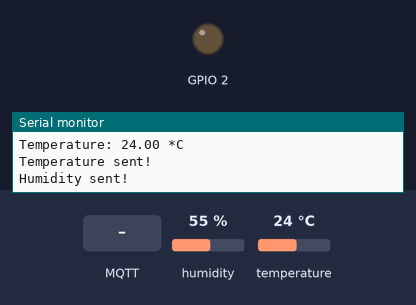
This sketch was run on a simulated ESP32. Parts: output pins drawn as LEDs (lit = HIGH), the last lines printed to the serial monitor. Inputs (shaded band) come from the test bench; at power-on: humidity 55 %, temperature 24 °C. WiFi joins after 1.5 s; servers stay silent unless stated; random numbers use the default seed unless the sketch sets one; no MQTT or app messages arrive unless stated.

Above: at 2.7 s.
2.8 s: MQTT message "0" arrives on the first subscribed topic
At 4.0 s:
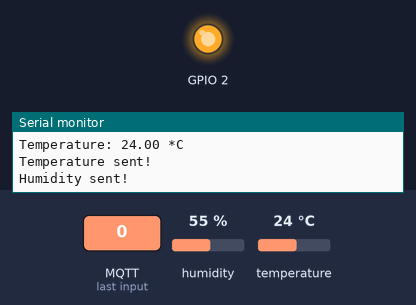
4.5 s: MQTT message "1" arrives on the first subscribed topic
At 5.4 s:
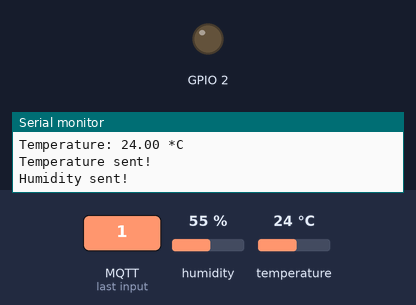
6.0 s: MQTT message "2" arrives on the first subscribed topic
At 6.7 s:
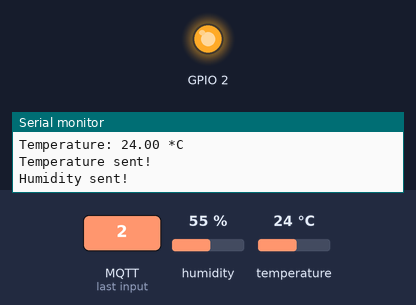
Timing chart, 0 to 9.0 s (numbered marks = the images above; inputs shaded):
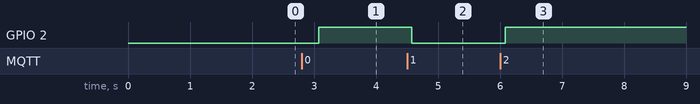

The sketch:

Lab6_MQTT_with_DHT_ESP2.ino
```cpp
//ok
#include "DHT.h"
#include <WiFi.h>
#include <PubSubClient.h>
#include <WiFiClientSecure.h>

// DHT22 Declaration

#define DHTPIN 4
#define DHTTYPE DHT22
DHT dht(DHTPIN, DHTTYPE);

// Motor Pin Declaration
//#define MotorPin 2

//---- WiFi settings
const char* ssid = "Shiru";
const char* password = "12345678";


//---- MQTT Broker settings
const char* mqtt_server = "192.168.137.247"; // replace with your broker url

const int mqtt_port =1883;


WiFiClient espClient;
PubSubClient client(espClient);
unsigned long lastMsg = 0;

#define MSG_BUFFER_SIZE  (50)
char msg[MSG_BUFFER_SIZE];


//Mosquitto Publishing channels
const char* sensor1_topic= "ESPtwo/1"; // publishing temperature
const char*  sensor2_topic="ESPtwo/2"; // publishing humidity

//Mosquitto Subscription channels

const char* command1_topic="ESPtwo/#";  // subscribing


//==========================================
void setup_wifi() {
  delay(10);
  Serial.print("\nConnecting to ");
  Serial.println(ssid);

  WiFi.mode(WIFI_STA);
  WiFi.begin(ssid, password);
  Serial.println("");

  while (WiFi.status() != WL_CONNECTED) {
    delay(500);
    Serial.print(".");
  }
  //=======
  Serial.println("");
  Serial.print("Connected to ");
  Serial.println(ssid);
  Serial.print("IP address: ");
  Serial.println(WiFi.localIP());
  //=======
  randomSeed(micros());
  Serial.println("\nWiFi connected\nIP address: ");
  Serial.println(WiFi.localIP());
}


//=====================================
void reconnect() {
  // Loop until we're reconnected
  while (!client.connected()) {
    Serial.print("Attempting MQTT connection...");
    String clientId = "ESP32Client-";   // Create a random client ID
    clientId += String(random(0xffff), HEX);  //you could make this static
    // Attempt to connect
    if (client.connect(clientId.c_str())){//, mqtt_username, mqtt_password)) {
      Serial.println("connected");

      client.subscribe(command1_topic);   // subscribe the topics here
    //  client.subscribe(command2_topic);   // subscribe the topics here
    } else {
      Serial.print("failed, rc=");
      Serial.print(client.state());
      Serial.println(" try again in 5 seconds");   // Wait 5 seconds before retrying
      delay(1500);
    }
  }
}

//================================================
void setup() {
  Serial.begin(115200);
  dht.begin();
  //while (!Serial) delay(1);
  Serial.println("Setting up");
  setup_wifi();
  pinMode(BUILTIN_LED, OUTPUT);     // Initialize the BUILTIN_LED pin as an output

//  #ifdef ESP8266
//    espClient.setInsecure();
//  #else   // for the ESP32
//    espClient.setCACert(root_ca);      // enable this line and the the "certificate" code for secure connection
//  #endif

  client.setServer(mqtt_server, 1883 );//mqtt_port
  client.setCallback(callback);
}


//================================================
void loop() {

  if (!client.connected()) reconnect();
  client.loop();

  // Reading Temperature and Humidity Values

  float h = dht.readHumidity();
  float t = dht.readTemperature();

  Serial.print("Humidity: ");
  Serial.print(h);
  Serial.println(" %");
  Serial.print("Temperature: ");
  Serial.print(t);
  Serial.println(" *C");


  // MQTT can only transmit strings
  String hs="Hum: "+String((float)h)+" % ";
  String ts="Temp: "+String((float)t)+" C ";

  // PUBLISH to the MQTT Broker (topic = Temperature, defined at the beginning)
  if (client.publish(sensor1_topic, String(t).c_str())) {
    Serial.println("Temperature sent!");
  }
  // Again, client.publish will return a boolean value depending on whether it succeded or not.
  // If the message failed to send, we will try again, as the connection may have broken.
  else {
    Serial.println("Temperature failed to send. Reconnecting to MQTT Broker and trying again");
    //client.connect(clientID, mqtt_username, mqtt_password);
    delay(10); // This delay ensures that client.publish doesn't clash with the client.connect call
    publishMessage(sensor1_topic, String(t),true);
  }

  // PUBLISH to the MQTT Broker (topic = sensor2_topic=Humidity, defined at the beginning)
  if (client.publish(sensor2_topic, String(h).c_str())) {
    Serial.println("Humidity sent!");
  }
  // Again, client.publish will return a boolean value depending on whether it succeded or not.
  // If the message failed to send, we will try again, as the connection may have broken.
  else {
    Serial.println("Humidity failed to send. Reconnecting to MQTT Broker and trying again");
    //client.connect(clientID, mqtt_username, mqtt_password);
    delay(10); // This delay ensures that client.publish doesn't clash with the client.connect call
    publishMessage(sensor2_topic, String(h),true);
    Serial.println("Why is this here! @ Humidity section");
  }

    //client.disconnect();  // disconnect from the MQTT broker
    delay(1500);       // print new values every 1 Minute


  }

//=======================================
// This void is called every time we have a message from the broker

void callback(char* topic, byte* payload, unsigned int length) {
  String incommingMessage = "";
  for (int i = 0; i < length; i++) incommingMessage+=(char)payload[i];

  Serial.println("Message arrived ["+String(topic)+"]"+incommingMessage);

  // --- check the incomming message
    if( strcmp(topic,command1_topic) == 0){
     if (incommingMessage.equals("1")) digitalWrite(BUILTIN_LED, LOW);   // Turn the LED on
     else digitalWrite(BUILTIN_LED, HIGH);  // Turn the LED off
  }

   // --- check for other commands

   //Motor Control function goes here
 //   if( strcmp(topic,command2_topic) == 0){
   //  if (incommingMessage.equals("1")) {

    //    digitalWrite(MotorPin, HIGH);
    // }

  //   else if (incommingMessage.equals("0")){

      //  digitalWrite(MotorPin, LOW);

    //  }
 // }

}


//======================================= publising as string
void publishMessage(const char* topic, String payload , boolean retained){
  if (client.publish(topic, payload.c_str(), true))
      Serial.println("Message published ["+String(topic)+"]: "+payload);
}
```

Measured:
- after the input at 2.8 s, GPIO 2: LOW → HIGH after 0.28 s
- after the input at 4.5 s, GPIO 2: HIGH → LOW after 0.08 s
- after the input at 6.0 s, GPIO 2: LOW → HIGH after 0.09 s
